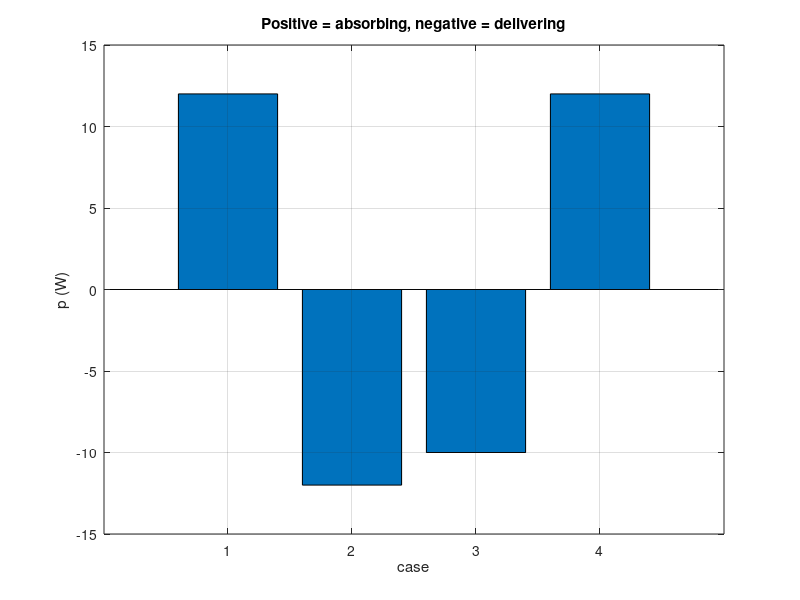

This chart was generated by the following MATLAB code:
% Circuits 1 — The Ideal Basic Circuit Element
%title: The Passive Sign Convention
%ar-title: اصطلاح الإشارة الخاملة
%lesson: c1-variables-3
%course: circuits-1

%% Example 1: the four cases
%ar: مثال 1 من المحاضرة: هبوط 4 V وتيار 3 A. في (a) و (b) يدخل التيار من الطرف الموجب فـ i = +3، وفي (c) و (d) يخرج منه فـ i = −3. ثم p = vi.
v = [4 4 4 4];
i = [3 3 -3 -3];
p = v .* i;
lbl = 'abcd';
for k = 1:4
    if p(k) > 0, s = 'absorbing'; else, s = 'delivering'; end
    fprintf('(%c) v = %+g V, i = %+g A, p = %+g W -> %s\n', lbl(k), v(k), i(k), p(k), s)
end

%% Same element, two references
%ar: نفس العنصر بمرجعين: إذا عكسنا سهم التيار نكتب p = −vi، والنتيجة الفيزيائية لا تتغير.
p1 = v(1) * i(1);          % current enters at +
p2 = -v(1) * (-i(1));      % arrow reversed: enters at -, use p = -vi
fprintf('p with the first reference = %g W, with the reversed reference = %g W\n', p1, p2)

%%! Project idea: a sign-convention helper
%ar: مشروع: دالة تأخذ v و i واتجاه دخول التيار (من + أو من −) وتطبع القدرة وهل العنصر يمتص أم يعطي.
cases = [4 3 1; 4 3 0; -5 2 1; 6 -2 0];   % v, i, enters at + (1) or - (0)
pw = zeros(1, size(cases, 1));
for k = 1:size(cases, 1)
    sgn = 2*cases(k,3) - 1;   % +1 if the current enters at +, -1 otherwise
    pw(k) = sgn * cases(k,1) * cases(k,2);
    if cases(k,3), at = '+'; else, at = '-'; end
    fprintf('v = %+g, i = %+g, enters at %s -> p = %+g W\n', cases(k,1), cases(k,2), at, pw(k))
end
bar(pw); grid on; xlabel('case'); ylabel('p (W)'); title('Positive = absorbing, negative = delivering')
